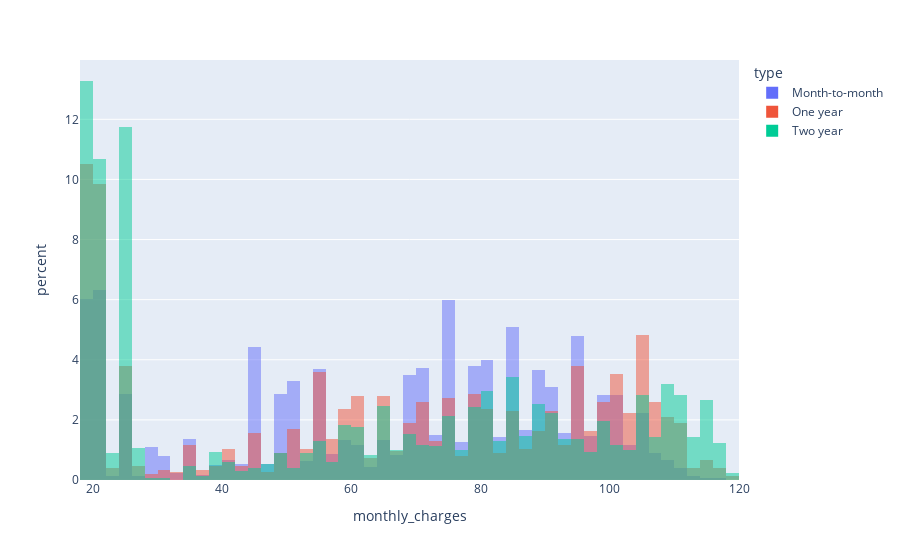

The cell this chart's notebook holds for it:
### Code cell
px.histogram(data, x='monthly_charges', color='type', barmode='overlay', histnorm='percent')

### Figure 1 — Plotly figure (JSON) as saved in the notebook; plotly's stock layout.template omitted (floating-point values rounded to 4 significant figures; data arrays with more than 128 entries replaced by an {"elided": "..."} marker saying what was removed)
{"data": [{"alignmentgroup": "True", "bingroup": "x", "histnorm": "percent", "hovertemplate": "type=Month-to-month<br>monthly_charges=%{x}<br>percent=%{y}<extra></extra>", "legendgroup": "Month-to-month", "marker": {"color": "#636efa", "opacity": 0.5, "pattern": {"shape": ""}}, "name": "Month-to-month", "offsetgroup": "Month-to-month", "orientation": "v", "showlegend": true, "type": "histogram", "x": {"elided": "3875 float values"}, "xaxis": "x", "yaxis": "y"}, {"alignmentgroup": "True", "bingroup": "x", "histnorm": "percent", "hovertemplate": "type=One year<br>monthly_charges=%{x}<br>percent=%{y}<extra></extra>", "legendgroup": "One year", "marker": {"color": "#EF553B", "opacity": 0.5, "pattern": {"shape": ""}}, "name": "One year", "offsetgroup": "One year", "orientation": "v", "showlegend": true, "type": "histogram", "x": {"elided": "1473 float values"}, "xaxis": "x", "yaxis": "y"}, {"alignmentgroup": "True", "bingroup": "x", "histnorm": "percent", "hovertemplate": "type=Two year<br>monthly_charges=%{x}<br>percent=%{y}<extra></extra>", "legendgroup": "Two year", "marker": {"color": "#00cc96", "opacity": 0.5, "pattern": {"shape": ""}}, "name": "Two year", "offsetgroup": "Two year", "orientation": "v", "showlegend": true, "type": "histogram", "x": {"elided": "1695 float values"}, "xaxis": "x", "yaxis": "y"}], "layout": {"barmode": "overlay", "legend": {"title": {"text": "type"}, "tracegroupgap": 0}, "margin": {"t": 60}, "xaxis": {"anchor": "y", "domain": [0, 1], "title": {"text": "monthly_charges"}}, "yaxis": {"anchor": "x", "domain": [0, 1], "title": {"text": "percent"}}}}
